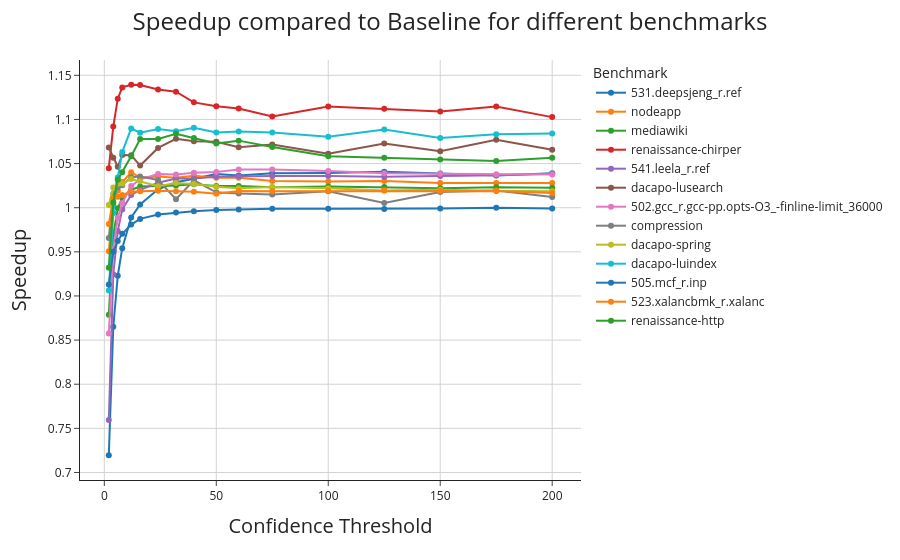

Notebook source saved alongside this figure:
### Markdown cell above
### 2.1 Speedup

### Code cell
pio.templates.default = "simple_white"

x_col = "confidence"
y_col = "ipc"
name = "base"
base = pd.read_csv(f"results/baseCase_delay8/results.csv")
experiments= ["noStride_newConf_delay8_rtz_64KiBTab"]#["noStride_newConf_delay8","noStride_newConf_delay8_rtz","noStride_newConf_delay8_64KiBTab","noStride_newConf_delay8_rtz_64KiBTab"]
for exp in experiments:
    df=pd.DataFrame()
    for file in os.listdir(Path(data["result_path"][:-len(data["experiment"])-1]+exp+"/")):
        if not "base" in file:
            file_path = os.path.join(Path(data["result_path"][:-len(data["experiment"])-1]+exp+"/",file))
            temp=pd.read_csv(file_path)
            name_bench=file[:-4][8:]
            temp["Benchmark"]= name_bench
            base_ipc = base.loc[base["benchmark"]==name_bench,y_col].iloc[0]
            temp["speedup"]= temp[y_col] / base_ipc
            df = pd.concat([df,temp], ignore_index=True)

            df.reset_index()
            df.to_csv("temp.csv",index=False)
    #df=df[df["Benchmark"]=="renaissance-chirper"]
    fig=go.Figure()
    fig = px.line(
        df,
        x=x_col,
        y="speedup",
        color="Benchmark",
        markers=True
    )
    fig.update_layout(
        title={
        "text": f"Speedup compared to Baseline for different benchmarks",
        "x": 0.5,
        "font": {"size": 24}
        },
        xaxis_title="Confidence Threshold",
        yaxis_title="Speedup"
    )
    fig.update_xaxes(showgrid=True, gridcolor="lightgray", gridwidth=1,title_font=dict(size=20))
    fig.update_yaxes(showgrid=True, gridcolor="lightgray", gridwidth=1,title_font=dict(size=20))
    fig.show()
    #fig.write_image(f"temp/plot_{exp}.png", width=1600, height=800, scale=2)
#----#

base = pd.read_csv(f"results/baseCase_delay3/results.csv")
experiments=[]# ["noStride_newConf_delay3","noStride_newConf_delay3_rtz","noStride_newConf_delay3_64KiBTab","noStride_newConf_delay3_rtz_64KiBTab"]
for exp in experiments:
    df=pd.DataFrame()
    for file in os.listdir(Path(data["result_path"][:-len(data["experiment"])-1]+exp+"/")):
        if not "base" in file:
            file_path = os.path.join(Path(data["result_path"][:-len(data["experiment"])-1]+exp+"/",file))
            temp=pd.read_csv(file_path)
            name_bench=file[:-4][8:]
            temp["Benchmark"]= name_bench
            base_ipc = base.loc[base["benchmark"]==name_bench,y_col].iloc[0]
            temp["speedup"]= temp[y_col] / base_ipc
            df = pd.concat([df,temp], ignore_index=True)

            df.reset_index()
            df.to_csv("temp.csv",index=False)
    fig=go.Figure()
    fig = px.line(
        df,
        x=x_col,
        y="speedup",
        color="Benchmark",
        markers=True
    )
    fig.update_layout(
        title={
        "text": f"Speedup compared to Baseline for multiple Benchmarks",
        "x": 0.5
        },
        xaxis_title="Confidence",
        yaxis_title="Speedup"
    )
    fig.update_xaxes(showgrid=True, gridcolor="lightgray", gridwidth=1,title_font=dict(size=50))
    fig.update_yaxes(showgrid=True, gridcolor="lightgray", gridwidth=1,title_font=dict(size=50))
    fig.show()
    #fig.write_image(f"temp/plot_{exp}.png", width=4000, height=4000, scale=5)

### Figure 1 — Plotly figure (JSON) as saved in the notebook; plotly's stock layout.template omitted (floating-point values rounded to 4 significant figures)
{"data": [{"hovertemplate": "Benchmark=531.deepsjeng_r.ref<br>confidence=%{x}<br>speedup=%{y}<extra></extra>", "legendgroup": "531.deepsjeng_r.ref", "line": {"color": "#1F77B4", "dash": "solid"}, "marker": {"symbol": "circle"}, "mode": "lines+markers", "name": "531.deepsjeng_r.ref", "orientation": "v", "showlegend": true, "type": "scatter", "x": [2, 4, 6, 8, 12, 16, 24, 32, 40, 50, 60, 75, 100, 125, 150, 175, 200], "xaxis": "x", "y": [0.7195, 0.8651, 0.9228, 0.9541, 0.9889, 1.004, 1.021, 1.029, 1.033, 1.038, 1.036, 1.039, 1.039, 1.041, 1.039, 1.037, 1.039], "yaxis": "y"}, {"hovertemplate": "Benchmark=nodeapp<br>confidence=%{x}<br>speedup=%{y}<extra></extra>", "legendgroup": "nodeapp", "line": {"color": "#FF7F0E", "dash": "solid"}, "marker": {"symbol": "circle"}, "mode": "lines+markers", "name": "nodeapp", "orientation": "v", "showlegend": true, "type": "scatter", "x": [2, 4, 6, 8, 12, 16, 24, 32, 40, 50, 60, 75, 100, 125, 150, 175, 200], "xaxis": "x", "y": [0.9508, 1.003, 1.02, 1.029, 1.04, 1.034, 1.035, 1.034, 1.036, 1.034, 1.034, 1.03, 1.03, 1.03, 1.028, 1.028, 1.028], "yaxis": "y"}, {"hovertemplate": "Benchmark=mediawiki<br>confidence=%{x}<br>speedup=%{y}<extra></extra>", "legendgroup": "mediawiki", "line": {"color": "#2CA02C", "dash": "solid"}, "marker": {"symbol": "circle"}, "mode": "lines+markers", "name": "mediawiki", "orientation": "v", "showlegend": true, "type": "scatter", "x": [2, 4, 6, 8, 12, 16, 24, 32, 40, 50, 60, 75, 100, 125, 150, 175, 200], "xaxis": "x", "y": [0.8787, 0.9689, 0.9993, 1.011, 1.02, 1.024, 1.025, 1.025, 1.027, 1.025, 1.024, 1.023, 1.024, 1.023, 1.022, 1.023, 1.023], "yaxis": "y"}, {"hovertemplate": "Benchmark=renaissance-chirper<br>confidence=%{x}<br>speedup=%{y}<extra></extra>", "legendgroup": "renaissance-chirper", "line": {"color": "#D62728", "dash": "solid"}, "marker": {"symbol": "circle"}, "mode": "lines+markers", "name": "renaissance-chirper", "orientation": "v", "showlegend": true, "type": "scatter", "x": [2, 4, 6, 8, 12, 16, 24, 32, 40, 50, 60, 75, 100, 125, 150, 175, 200], "xaxis": "x", "y": [1.045, 1.092, 1.124, 1.136, 1.139, 1.139, 1.134, 1.131, 1.119, 1.115, 1.112, 1.103, 1.115, 1.112, 1.109, 1.115, 1.103], "yaxis": "y"}, {"hovertemplate": "Benchmark=541.leela_r.ref<br>confidence=%{x}<br>speedup=%{y}<extra></extra>", "legendgroup": "541.leela_r.ref", "line": {"color": "#9467BD", "dash": "solid"}, "marker": {"symbol": "circle"}, "mode": "lines+markers", "name": "541.leela_r.ref", "orientation": "v", "showlegend": true, "type": "scatter", "x": [2, 4, 6, 8, 12, 16, 24, 32, 40, 50, 60, 75, 100, 125, 150, 175, 200], "xaxis": "x", "y": [0.7594, 0.9247, 0.9735, 0.9981, 1.015, 1.02, 1.028, 1.033, 1.033, 1.035, 1.035, 1.036, 1.036, 1.035, 1.036, 1.037, 1.038], "yaxis": "y"}, {"hovertemplate": "Benchmark=dacapo-lusearch<br>confidence=%{x}<br>speedup=%{y}<extra></extra>", "legendgroup": "dacapo-lusearch", "line": {"color": "#8C564B", "dash": "solid"}, "marker": {"symbol": "circle"}, "mode": "lines+markers", "name": "dacapo-lusearch", "orientation": "v", "showlegend": true, "type": "scatter", "x": [2, 4, 6, 8, 12, 16, 24, 32, 40, 50, 60, 75, 100, 125, 150, 175, 200], "xaxis": "x", "y": [1.068, 1.057, 1.046, 1.06, 1.059, 1.048, 1.068, 1.078, 1.075, 1.075, 1.068, 1.072, 1.061, 1.073, 1.064, 1.077, 1.066], "yaxis": "y"}, {"hovertemplate": "Benchmark=502.gcc_r.gcc-pp.opts-O3_-finline-limit_36000<br>confidence=%{x}<br>speedup=%{y}<extra></extra>", "legendgroup": "502.gcc_r.gcc-pp.opts-O3_-finline-limit_36000", "line": {"color": "#E377C2", "dash": "solid"}, "marker": {"symbol": "circle"}, "mode": "lines+markers", "name": "502.gcc_r.gcc-pp.opts-O3_-finline-limit_36000", "orientation": "v", "showlegend": true, "type": "scatter", "x": [2, 4, 6, 8, 12, 16, 24, 32, 40, 50, 60, 75, 100, 125, 150, 175, 200], "xaxis": "x", "y": [0.8575, 0.9538, 0.9884, 1.005, 1.025, 1.032, 1.038, 1.038, 1.04, 1.04, 1.043, 1.043, 1.042, 1.039, 1.039, 1.038, 1.037], "yaxis": "y"}, {"hovertemplate": "Benchmark=compression<br>confidence=%{x}<br>speedup=%{y}<extra></extra>", "legendgroup": "compression", "line": {"color": "#7F7F7F", "dash": "solid"}, "marker": {"symbol": "circle"}, "mode": "lines+markers", "name": "compression", "orientation": "v", "showlegend": true, "type": "scatter", "x": [2, 4, 6, 8, 12, 16, 24, 32, 40, 50, 60, 75, 100, 125, 150, 175, 200], "xaxis": "x", "y": [0.9658, 1.016, 1.023, 1.026, 1.035, 1.035, 1.031, 1.01, 1.031, 1.017, 1.016, 1.015, 1.019, 1.005, 1.018, 1.019, 1.012], "yaxis": "y"}, {"hovertemplate": "Benchmark=dacapo-spring<br>confidence=%{x}<br>speedup=%{y}<extra></extra>", "legendgroup": "dacapo-spring", "line": {"color": "#BCBD22", "dash": "solid"}, "marker": {"symbol": "circle"}, "mode": "lines+markers", "name": "dacapo-spring", "orientation": "v", "showlegend": true, "type": "scatter", "x": [2, 4, 6, 8, 12, 16, 24, 32, 40, 50, 60, 75, 100, 125, 150, 175, 200], "xaxis": "x", "y": [1.003, 1.023, 1.027, 1.027, 1.032, 1.03, 1.024, 1.028, 1.027, 1.024, 1.022, 1.023, 1.022, 1.019, 1.02, 1.019, 1.019], "yaxis": "y"}, {"hovertemplate": "Benchmark=dacapo-luindex<br>confidence=%{x}<br>speedup=%{y}<extra></extra>", "legendgroup": "dacapo-luindex", "line": {"color": "#17BECF", "dash": "solid"}, "marker": {"symbol": "circle"}, "mode": "lines+markers", "name": "dacapo-luindex", "orientation": "v", "showlegend": true, "type": "scatter", "x": [2, 4, 6, 8, 12, 16, 24, 32, 40, 50, 60, 75, 100, 125, 150, 175, 200], "xaxis": "x", "y": [0.9063, 0.994, 1.034, 1.063, 1.09, 1.085, 1.089, 1.087, 1.091, 1.085, 1.086, 1.085, 1.08, 1.089, 1.079, 1.083, 1.084], "yaxis": "y"}, {"hovertemplate": "Benchmark=505.mcf_r.inp<br>confidence=%{x}<br>speedup=%{y}<extra></extra>", "legendgroup": "505.mcf_r.inp", "line": {"color": "#1F77B4", "dash": "solid"}, "marker": {"symbol": "circle"}, "mode": "lines+markers", "name": "505.mcf_r.inp", "orientation": "v", "showlegend": true, "type": "scatter", "x": [2, 4, 6, 8, 12, 16, 24, 32, 40, 50, 60, 75, 100, 125, 150, 175, 200], "xaxis": "x", "y": [0.9131, 0.95, 0.9624, 0.9704, 0.9809, 0.9873, 0.9924, 0.9946, 0.9961, 0.9975, 0.9981, 0.9988, 0.9987, 0.9985, 0.9991, 1.0, 0.9992], "yaxis": "y"}, {"hovertemplate": "Benchmark=523.xalancbmk_r.xalanc<br>confidence=%{x}<br>speedup=%{y}<extra></extra>", "legendgroup": "523.xalancbmk_r.xalanc", "line": {"color": "#FF7F0E", "dash": "solid"}, "marker": {"symbol": "circle"}, "mode": "lines+markers", "name": "523.xalancbmk_r.xalanc", "orientation": "v", "showlegend": true, "type": "scatter", "x": [2, 4, 6, 8, 12, 16, 24, 32, 40, 50, 60, 75, 100, 125, 150, 175, 200], "xaxis": "x", "y": [0.9815, 1.011, 1.012, 1.014, 1.018, 1.019, 1.019, 1.019, 1.018, 1.016, 1.019, 1.019, 1.019, 1.019, 1.019, 1.019, 1.017], "yaxis": "y"}, {"hovertemplate": "Benchmark=renaissance-http<br>confidence=%{x}<br>speedup=%{y}<extra></extra>", "legendgroup": "renaissance-http", "line": {"color": "#2CA02C", "dash": "solid"}, "marker": {"symbol": "circle"}, "mode": "lines+markers", "name": "renaissance-http", "orientation": "v", "showlegend": true, "type": "scatter", "x": [2, 4, 6, 8, 12, 16, 24, 32, 40, 50, 60, 75, 100, 125, 150, 175, 200], "xaxis": "x", "y": [0.932, 1.006, 1.032, 1.04, 1.058, 1.078, 1.078, 1.084, 1.079, 1.073, 1.076, 1.069, 1.058, 1.056, 1.055, 1.053, 1.057], "yaxis": "y"}], "layout": {"legend": {"title": {"text": "Benchmark"}, "tracegroupgap": 0}, "margin": {"t": 60}, "title": {"font": {"size": 24}, "text": "Speedup compared to Baseline for different benchmarks", "x": 0.5}, "xaxis": {"anchor": "y", "domain": [0, 1], "gridcolor": "lightgray", "gridwidth": 1, "showgrid": true, "title": {"font": {"size": 20}, "text": "Confidence Threshold"}}, "yaxis": {"anchor": "x", "domain": [0, 1], "gridcolor": "lightgray", "gridwidth": 1, "showgrid": true, "title": {"font": {"size": 20}, "text": "Speedup"}}}}
